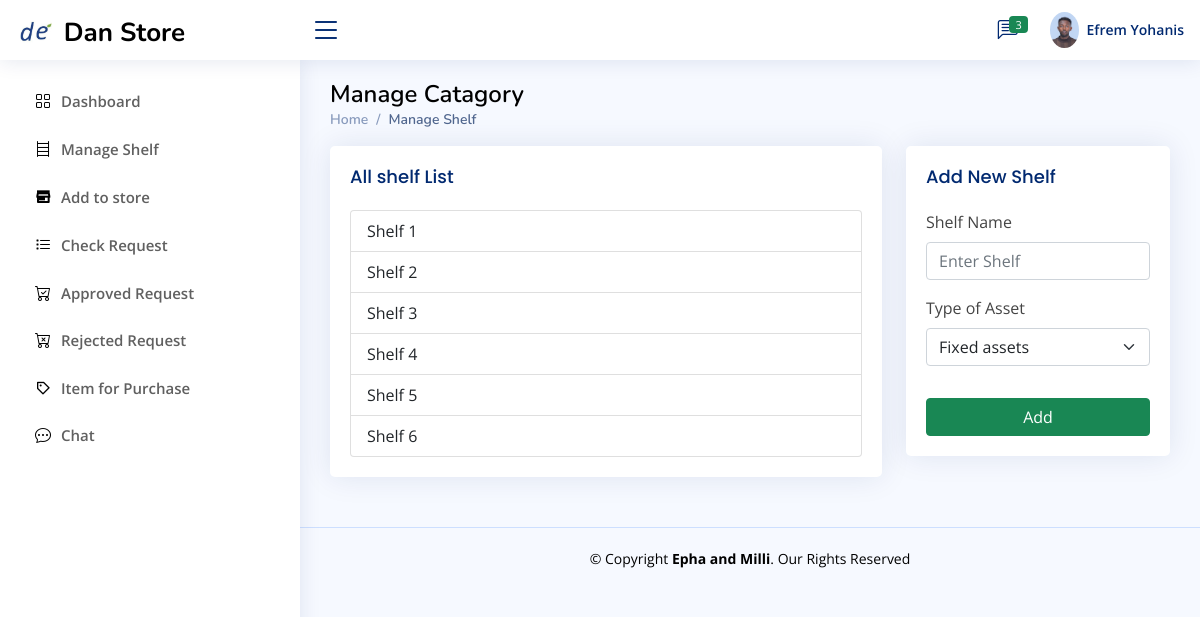
/Store_Manager/manage_catagory/ (signed in), run on an earlier commit of the app's database.
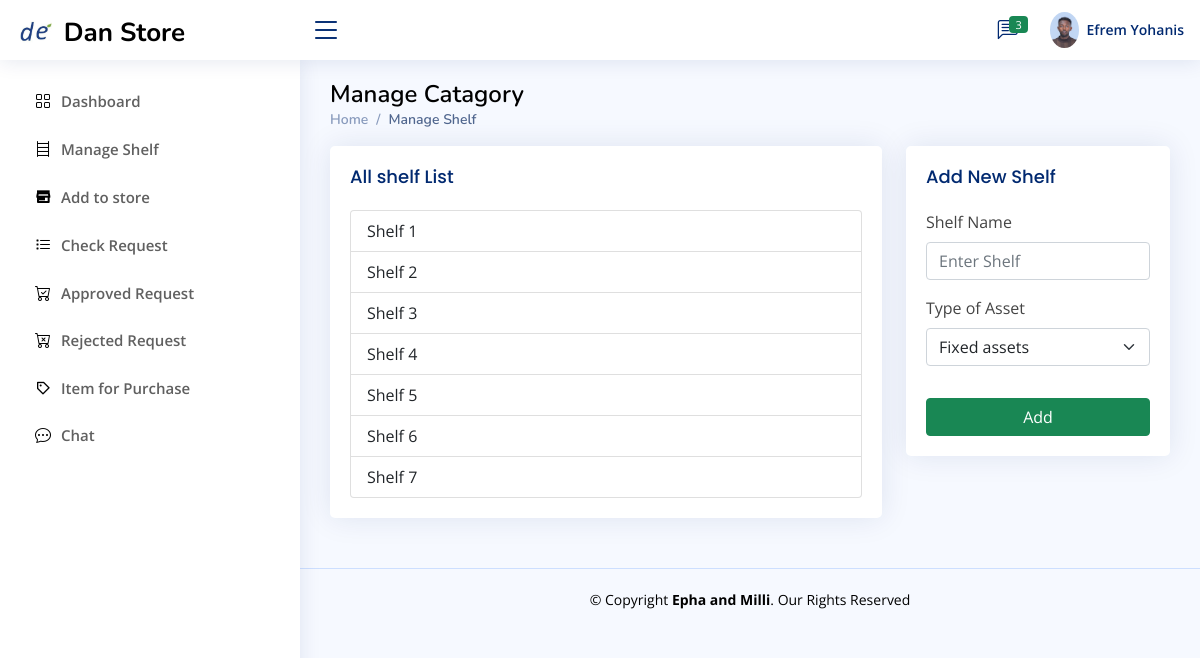
And on a later commit of the database.
### Store_manager/models.py (models this page shows, shortened)
class Catagory(models.Model):
    Catagory_Name = models.CharField(max_length=200, null=True, blank=True)
    Type_of_Asset = models.CharField(max_length=200, null=True, blank=True)
    store=models.ForeignKey(allStore,null=True,blank=True,on_delete=models.CASCADE)

### Store_manager/views.py (the view, shortened to what this page needs)
# urls.py: path('manage_catagory/',views.manage_catagory,name="manage-catagory"),
def manage_catagory(request):
    id=(request.user.id)
    user=User.objects.get(id=id)
    re_emp=employ.objects.get(user=user)
    re_Store=allStore.objects.get(storeKeeper=re_emp.Full_Name)
    try:
        all_catagory = Catagory.objects.filter(store=re_Store)
    except Catagory.DoesNotExist:
        all_catagory = None
    context ={
        'all_catagory':all_catagory,
        're_emp':re_emp,
    }
    return render(request,'Store_manager/Catagory/manage_catagory.html',context)

### Templates/Store_manager/Catagory/manage_catagory.html (shortened to what this page needs)
{% extends 'Store_manager/S_base.html'  %}
{% block store %}
<main id="main" class="main">
    <div class="pagetitle">
      <h1 style="color: black">Manage Catagory</h1>
      <nav>
        <ol class="breadcrumb">
          <li class="breadcrumb-item"><a href="{% url 'store-dashboard' %}">Home</a></li>
          <li class="breadcrumb-item active">Manage Shelf</li>
        </ol>
      </nav>
    </div>
    <section class="section">
        <div class="row">
          <div class="col-lg-8">
            <div class="card">
                <div class="card-body">
                  <h5 class="card-title">All shelf List</h5>
                  <div class="list-group">
                    {% for catagory in all_catagory %}
                    <a href="{% url 'catagory-detail' catagory.id %}" class="list-group-item list-group-item-action" aria-current="true">
                      {{catagory.Catagory_Name}}
                    </a>
                    {% endfor %}
                  </div>
                </div>
              </div>
         </div>
         <div class="col-lg-4">
            <div class="card">
                <div class="card-body">
                  <h5 class="card-title">Add New Shelf</h5>
                  <form class="row g-3" method="POST">
                    <div class="col-12">
                      <label for="inputNanme4" class="form-label">Shelf Name</label>
                      <input type="text" class="form-control"  name="catagory" placeholder="Enter Shelf" required>
                      </div>
                        <div class="col-md-12">
                          <div class=" mb-3">
                            <label for="floatingSelect" class="pb-2">Type of Asset</label>
                            <select class="form-select" id="floatingSelect" aria-label="State" name="typeasset" required>
                              <option value="Fixed assets">Fixed assets</option>
                            </select>
                          </div>
                        </div>
                    <div class="text-center d-grid">
                      <button type="submit" class="btn btn-success">Add</button>
                    </div>
                  </form>
                </div>
              </div>
        </div>
    </section>
  </main>
{% endblock %}

What changed in the data, as far as the page shows it:
added Catagory: Catagory_Name "Shelf 7"
